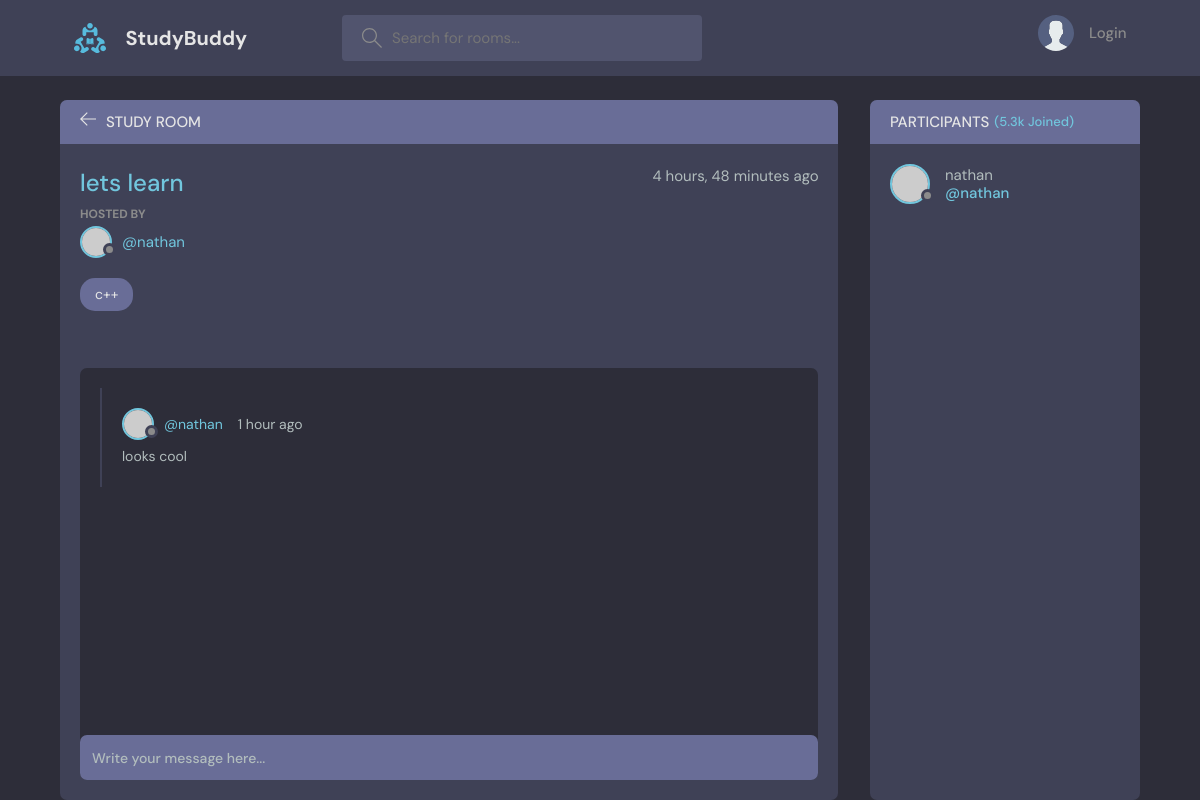
Page /room/12/ on the committed database.
### base/models.py (models this page shows, shortened)
class Room(models.Model):
    host = models.ForeignKey(User, on_delete=models.SET_NULL, null=True)
    topic = models.ForeignKey(Topic, on_delete=models.SET_NULL, null=True)
    name = models.CharField(max_length=200)
    description = models.TextField(blank=True, null=True)
    participants = models.ManyToManyField(User, related_name='participants', blank=True)
    updated = models.DateTimeField(auto_now=True)
    created = models.DateTimeField(auto_now_add=True)
    class Meta :
        ordering = ['-created', '-updated']

class Topic(models.Model):
    name = models.CharField(max_length=200)
    def __str__(self):
        return self.name

class Message(models.Model):
    user = models.ForeignKey(User, on_delete=models.CASCADE)
    room = models.ForeignKey(Room, on_delete=models.CASCADE)
    body = models.TextField()
    updated = models.DateTimeField(auto_now=True)
    created = models.DateTimeField(auto_now_add=True)
    class Meta :
        ordering = ['-created', '-updated']

### base/views.py (the view)
# urls.py: path("room/<str:pk>/", views.room, name="room"),
def room(request, pk):
    room = Room.objects.get(id=pk)
    room_messages = room.message_set.all().order_by("-created")
    participants = room.participants.all()
    if request.method == "POST":
        message = Message.objects.create(
            user=request.user, room=room, body=request.POST.get("body")
        )
        room.participants.add(request.user)
        return redirect("room", pk=room.id)
    context = {
        "room": room,
        "room_messages": room_messages,
        "participants": participants,
    }
    return render(request, "base/room.html", context)

### base/templates/base/room.html (shortened to what this page needs)
{% extends 'main.html' %}
{% block content %}
  <main class="profile-page layout layout--2">
    <div class="container">
      <div class="room">
        <div class="room__top">
          <div class="room__topLeft">
            <a href="{% url 'home' %}">
              <svg version="1.1" xmlns="http://www.w3.org/2000/svg" width="32" height="32" viewBox="0 0 32 32">
                <title>arrow-left</title>
                <path d="M13.723 2.286l-13.723 13.714 13.719 13.714 1.616-1.611-10.96-10.96h27.625v-2.286h-27.625l10.965-10.965-1.616-1.607z"></path>
              </svg>
            </a>
            <h3>Study Room</h3>
          </div>
        </div>
        <div class="room__box scroll">
          <div class="room__header scroll">
            <div class="room__info">
              <h3>{{ room.name }}</h3>
              <span>{{ room.created|timesince }} ago</span>
            </div>
            <div class="room__hosted">
              <p>Hosted By</p>
              <a href="{% url 'user-profile' room.host.id %}" class="room__author">
                <div class="avatar avatar--small">
                  <img src="https://randomuser.me/api/portraits/men/37.jpg" />
                </div>
                <span>@{{ room.host.username }}</span>
              </a>
            </div>
            <span class="room__topics">{{ room.topic }}</span>
          </div>
          <div class="room__conversation">
            <div class="threads scroll">
              {% for message in room_messages %}
                <div class="thread">
                  <div class="thread__top">
                    <div class="thread__author">
                      <a href="{% url 'user-profile' message.user.id %}" class="thread__authorInfo"/>
                        <div class="avatar avatar--small">
                          <img src="https://randomuser.me/api/portraits/men/37.jpg" />
                        </div>
                        <span>@{{ message.user.username }}</span>
                      <span class="thread__date">{{ message.created|timesince }} ago</span>
                    </div>
                  </div>
                  <div class="thread__details">
                    {{message.body}}
                  </div>
                </div>
              {% endfor %}
            </div>
          </div>
        </div>
        <div class="room__message">
          <form action="" method="POST">
            <input name="body" placeholder="Write your message here..." />
          </form>
        </div>
      </div>
      <div class="participants">
        <h3 class="participants__top">Participants <span>(5.3k Joined)</span></h3>
        <div class="participants__list scroll">
          {% for user in participants %}
            <a href="{% url 'user-profile' user.id %}" class="participant">
              <div class="avatar avatar--medium">
                <img src="https://randomuser.me/api/portraits/men/37.jpg" />
              </div>
              <p>
                {{ user.username }}
                <span>@{{ user.username }}</span>
              </p>
            </a>
          {% endfor %}
        </div>
      </div>
    </div>
  </main>
{% endblock %}

### rows in the picture
Room: name "lets learn", created "4 hours, 48 minutes", host.username "nathan", topic "c++"
Message: user.username "nathan", created "1 hour", body "looks cool"

### other values in the picture
{{ user.username }} "nathan"
